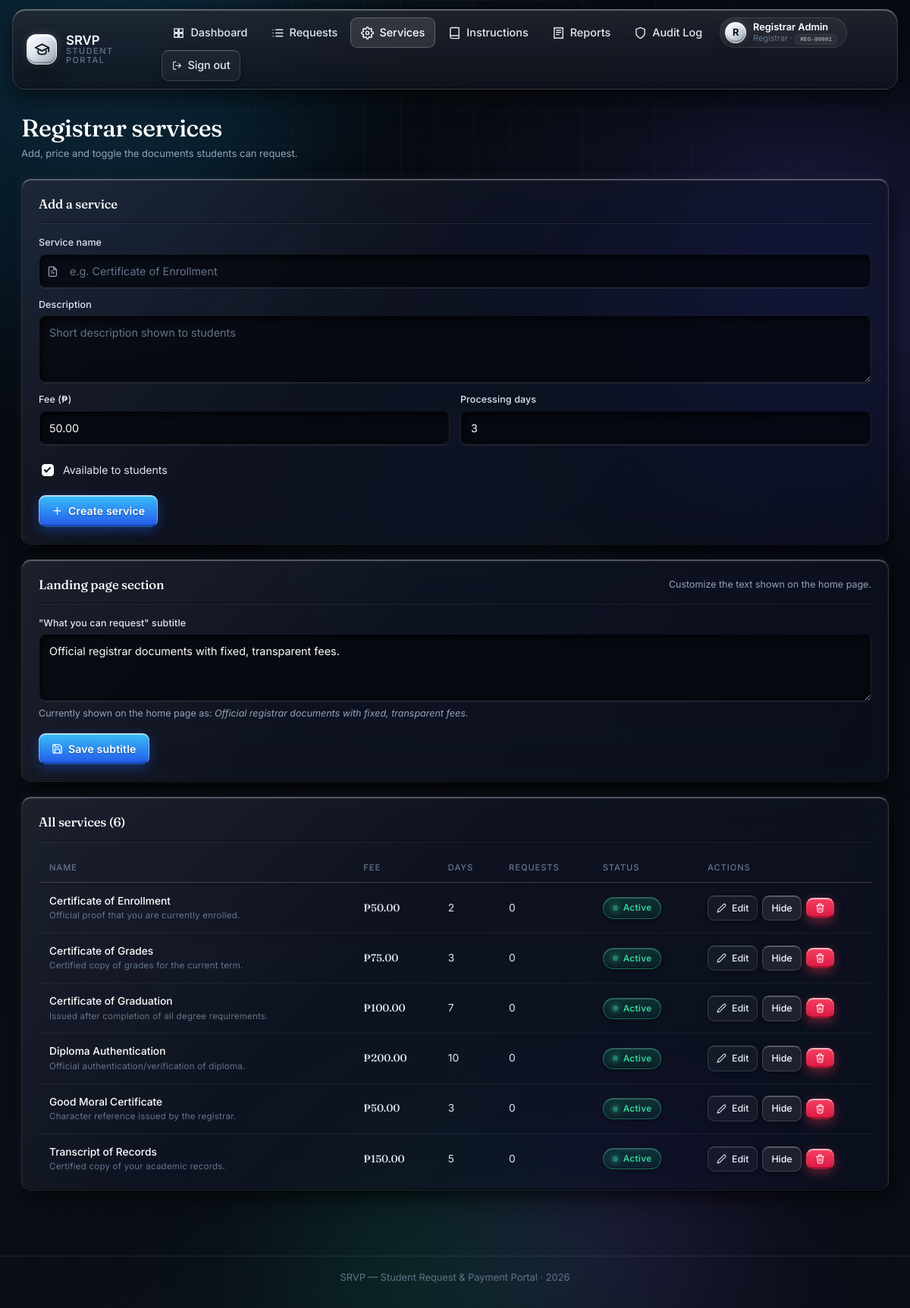
The page /admin/services.php (signed in) on the database its author committed.
### tables this page shows
CREATE TABLE IF NOT EXISTS registrars (
    id            INT UNSIGNED AUTO_INCREMENT PRIMARY KEY,
    employee_no   VARCHAR(20)  NOT NULL,
    full_name     VARCHAR(120) NOT NULL,
    email         VARCHAR(160) NOT NULL,
    password_hash VARCHAR(255) NOT NULL,
    clerk_user_id VARCHAR(64)  DEFAULT NULL COMMENT 'Clerk/Google OAuth user ID (set on first Google sign-in)',
    created_at    DATETIME NOT NULL DEFAULT CURRENT_TIMESTAMP,
    UNIQUE KEY uq_registrars_email       (email),
    UNIQUE KEY uq_registrars_employee_no (employee_no),
    UNIQUE KEY uq_registrars_clerk_id    (clerk_user_id),
    CONSTRAINT chk_registrars_email  CHECK (email LIKE '%@gmail.com'),
    CONSTRAINT chk_registrars_emp_no CHECK (employee_no LIKE 'REG-%')
);

CREATE TABLE IF NOT EXISTS services (
    id               INT UNSIGNED AUTO_INCREMENT PRIMARY KEY,
    name             VARCHAR(120) NOT NULL,
    description      VARCHAR(300) DEFAULT NULL,
    fee              DECIMAL(10,2) NOT NULL DEFAULT 0.00,
    processing_days  TINYINT UNSIGNED NOT NULL DEFAULT 3,
    is_active        TINYINT(1) NOT NULL DEFAULT 1,
    created_at       DATETIME NOT NULL DEFAULT CURRENT_TIMESTAMP,
    UNIQUE KEY uq_services_name  (name),
    KEY idx_services_active      (is_active),
    CONSTRAINT chk_services_fee  CHECK (fee >= 0),
    CONSTRAINT chk_services_days CHECK (processing_days BETWEEN 1 AND 60)
);

### admin/services.php (the view, shortened to what the rows shown need)
<?php
require_once __DIR__ . '/../includes/auth.php';
$admin = require_registrar();
$services_subtitle = get_setting('services_subtitle', 'Official registrar documents with fixed, transparent fees.');
$services = db()->query('SELECT s.*, (SELECT COUNT(*) FROM requests r WHERE r.service_id = s.id) AS request_count FROM services s ORDER BY s.is_active DESC, s.name')->fetchAll();
$edit     = null;
require __DIR__ . '/../includes/header.php';
?>
<div class="page">
    <div class="page-head">
        <h1>Registrar services</h1>
    </div>
    <div class="panel glass">
        <div class="panel-head">
            <h2><?= $edit ? 'Edit service' : 'Add a service' ?></h2>
        </div>
    </div>
    <div class="panel glass">
        <div class="panel-head">
            <h2>Landing page section</h2>
        </div>
    </div>
    <div class="panel glass">
        <div class="panel-head"><h2>All services (<?= count($services) ?>)</h2></div>
        <?php if ($services): ?>
            <div class="table-wrap">
                <table class="data">
                    <thead>
                        <tr><th>Name</th><th>Fee</th><th>Days</th><th>Requests</th><th>Status</th><th style="width:230px">Actions</th></tr>
                    </thead>
                    <tbody>
                        <?php foreach ($services as $s): ?>
                            <tr>
                                <td>
                                    <strong><?= e($s['name']) ?></strong>
                                    <?php if ($s['description']): ?><span class="small dim"><?= e(mb_strimwidth($s['description'], 0, 60, '…')) ?></span><?php endif; ?>
                                </td>
                                <td class="money"><?= peso($s['fee']) ?></td>
                                <td><?= (int) $s['processing_days'] ?></td>
                                <td><?= (int) $s['request_count'] ?></td>
                                <td><?= $s['is_active']
                                    ? '<span class="pill pill-ok">Active</span>'
                                    : '<span class="pill pill-bad">Hidden</span>' ?></td>
                                <td>
                                    <div class="row-actions">
                                        <a class="btn btn-ghost btn-sm" href="<?= url('admin/services.php?edit=' . (int) $s['id']) ?>"><?= icon('edit') ?> Edit</a>
                                        <form method="post" action="<?= url('admin/services.php') ?>">
                                            <button class="btn btn-soft btn-sm" type="submit"><?= $s['is_active'] ? 'Hide' : 'Show' ?></button>
                                        </form>
                                        <form method="post" action="<?= url('admin/services.php') ?>">
                                            <button class="btn btn-danger btn-sm" type="submit" data-confirm="Delete '<?= htmlspecialchars($s['name'], ENT_QUOTES) ?>'? This cannot be undone if it has no requests."><?= icon('trash') ?></button>
                                        </form>
                                    </div>
                                </td>
                            </tr>
                        <?php endforeach; ?>
                    </tbody>
                </table>
            </div>
        <?php else: ?>
            <div class="empty-note">No services yet — create your first one above.</div>
        <?php endif; ?>
    </div>
</div>
<?php require __DIR__ . '/../includes/footer.php'; ?>

### includes/header.php (shortened to what the rows shown need)
<?php
if (!isset($mode)) {
    $self = str_replace('\\', '/', $_SERVER['SCRIPT_NAME'] ?? '');
    $mode = (str_contains($self, '/student/') || str_contains($self, '/admin/')) ? 'app' : 'public';
}
require_once __DIR__ . '/auth.php';
$user       = ($mode === 'app') ? require_login() : current_user();
$isStudent  = $user && $user['role'] === 'student';
$isRegistrar= $user && $user['role'] === 'registrar';
$scriptBase = basename($_SERVER['SCRIPT_NAME'] ?? '');
$phpSelf    = $_SERVER['PHP_SELF'] ?? '';
?>
<!DOCTYPE html>
<html lang="en">
<head>
<link rel="stylesheet" href="<?= url('assets/style.css') ?>">
<link rel="stylesheet" href="<?= url('assets/glass.css') ?>">
</head>
<body class="mode-<?= e($mode) ?>">
<header class="topbar glass">
    <div class="topbar-inner">
            <span class="brand-mark"><?= icon('graduation', 'ic ic-lg') ?></span>
        <nav class="topnav">
            <?php if ($mode === 'public' || $mode === 'auth'): ?>
                <a href="<?= url('index.php') ?>" class="<?= $scriptBase === 'index.php' ? 'active' : '' ?>"><?= icon('home') ?> Home</a>
                <a href="<?= url('index.php') ?>#services"><?= icon('grid') ?> Services</a>
                <?php if ($user): ?>
                    <a class="btn btn-primary btn-sm" href="<?= $isStudent ? url('student/dashboard.php') : url('admin/dashboard.php') ?>"><?= icon('grid') ?> Dashboard</a>
                    <a class="btn btn-ghost btn-sm" href="<?= url('logout.php') ?>"
                       data-confirm-title="Sign out?" data-confirm="Are you sure you want to sign out?"
                       data-confirm-yes="Yes, sign out" data-confirm-no="No, stay"><?= icon('logout') ?> Sign out</a>
                <?php else: ?>
                    <a href="<?= url('login.php') ?>"><?= icon('login') ?> Sign in</a>
                    <a class="btn btn-primary btn-sm" href="<?= url('register.php') ?>"><?= icon('user') ?> Create account</a>
                <?php endif; ?>
            <?php else: ?>
                <?php if ($isStudent): ?>
                    <a href="<?= url('student/dashboard.php') ?>" class="<?= str_contains($phpSelf, 'student/dashboard') ? 'active' : '' ?>"><?= icon('grid') ?> Dashboard</a>
                    <a href="<?= url('student/services.php') ?>" class="<?= str_contains($phpSelf, 'student/services') ? 'active' : '' ?>"><?= icon('doc') ?> Services</a>
                    <a href="<?= url('student/requests.php') ?>" class="<?= str_contains($phpSelf, 'student/requests') ? 'active' : '' ?>"><?= icon('list') ?> My Requests</a>
                    <a href="<?= url('student/payment.php') ?>"  class="<?= str_contains($phpSelf, 'student/payment') ? 'active' : '' ?>"><?= icon('wallet') ?> Payments</a>
                    <a href="<?= url('student/instructions.php') ?>" class="<?= str_contains($phpSelf, 'student/instructions') ? 'active' : '' ?>"><?= icon('book') ?> Instructions</a>
                    <?php $unreadNotifs = unread_notification_count((int) $user['id']); ?>
                    <a href="<?= url('student/notifications.php') ?>" class="<?= str_contains($phpSelf, 'student/notifications') ? 'active' : '' ?>"><?= icon('bell') ?> Notifications<?= $unreadNotifs > 0 ? ' <span class="ftab-count">' . $unreadNotifs . '</span>' : '' ?></a>
                    <a href="<?= url('student/profile.php') ?>"  class="<?= str_contains($phpSelf, 'student/profile') ? 'active' : '' ?>"><?= icon('user') ?> Profile</a>
                <?php elseif ($isRegistrar): ?>
                    <a href="<?= url('admin/dashboard.php') ?>" class="<?= str_contains($phpSelf, 'admin/dashboard') ? 'active' : '' ?>"><?= icon('grid') ?> Dashboard</a>
                    <a href="<?= url('admin/requests.php') ?>"  class="<?= str_contains($phpSelf, 'admin/requests') || str_contains($phpSelf, 'admin/process') ? 'active' : '' ?>"><?= icon('list') ?> Requests</a>
                    <a href="<?= url('admin/services.php') ?>"  class="<?= str_contains($phpSelf, 'admin/services') ? 'active' : '' ?>"><?= icon('settings') ?> Services</a>
                    <a href="<?= url('admin/instructions.php') ?>" class="<?= str_contains($phpSelf, 'admin/instructions') ? 'active' : '' ?>"><?= icon('book') ?> Instructions</a>
                    <a href="<?= url('admin/reports.php') ?>"   class="<?= str_contains($phpSelf, 'admin/reports') ? 'active' : '' ?>"><?= icon('receipt') ?> Reports</a>
                    <a href="<?= url('admin/audit.php') ?>"     class="<?= str_contains($phpSelf, 'admin/audit') ? 'active' : '' ?>"><?= icon('shield') ?> Audit Log</a>
                <?php endif; ?>
                <span class="user-chip" title="Logged in as: <?= e($user['full_name'] ?? 'User') ?> (<?= e($user['student_no'] ?? '') ?>) · <?= e($user['email'] ?? '') ?>">
                    <span class="avatar"><?= e(strtoupper(mb_substr($user['full_name'] ?? 'U', 0, 1))) ?></span>
                    <span class="user-chip-text">
                        <strong><?= e($user['full_name'] ?? 'User') ?></strong>
                        <small><?= e(ucfirst($user['role'] ?? '')) ?> · <code style="font-size:.7em;opacity:.8"><?= e($user['student_no'] ?? '') ?></code></small>
                    </span>
                </span>
                <a class="btn btn-ghost btn-sm" href="<?= url('logout.php') ?>" title="Sign out"
                   data-confirm-title="Sign out?" data-confirm="Are you sure you want to sign out?"
                   data-confirm-yes="Yes, sign out" data-confirm-no="No, stay"><?= icon('logout') ?><span class="hide-sm">Sign out</span></a>
            <?php endif; ?>
        </nav>
    </div>
</header>
<main class="main">

### includes/functions.php (shortened to what the rows shown need)
<?php
require_once __DIR__ . '/../config/database.php';
function base_url(): string
{
    static $base = null;
    if ($base === null) {
        $override = (string) (defined('APP_URL') ? APP_URL : '');
        $scheme =
            ((!empty($_SERVER['HTTPS']) && $_SERVER['HTTPS'] !== 'off')
                || (isset($_SERVER['HTTP_X_FORWARDED_PROTO']) && $_SERVER['HTTP_X_FORWARDED_PROTO'] === 'https')
                || (isset($_SERVER['SERVER_PORT']) && $_SERVER['SERVER_PORT'] == 443))
            ? 'https' : 'http';
        $host = $_SERVER['HTTP_X_FORWARDED_HOST'] ?? $_SERVER['HTTP_HOST'] ?? '';
        if ($host !== '') {
            $script = str_replace('\\', '/', $_SERVER['SCRIPT_NAME'] ?? '/');
            $dir = rtrim(str_replace('\\', '/', dirname($script)), '/');
            foreach (['/student', '/admin'] as $sub) {
                if (str_ends_with($dir, $sub)) {
                    $dir = substr($dir, 0, -strlen($sub));
                    break;
                }
            }
            $path = ($dir === '' || $dir === '.') ? '/' : $dir . '/';
            $base = $scheme . '://' . $host . $path;
            return $base;
        }
        $script = str_replace('\\', '/', $_SERVER['SCRIPT_NAME'] ?? '/');
        $dir = rtrim(str_replace('\\', '/', dirname($script)), '/');
        $base = ($dir === '' || $dir === '.') ? '/' : $dir . '/';
    }
    return $base;
}
function url(string $path = ''): string
{
    return base_url() . ltrim($path, '/');
}
function e(mixed $value): string
{
    return htmlspecialchars((string) $value, ENT_QUOTES | ENT_SUBSTITUTE, 'UTF-8');
}
function peso(float|int|string|null $amount): string
{
    return '₱' . number_format((float) $amount, 2);
}
function icon(string $name, string $class = 'ic'): string
{
    $d = $paths[$name] ?? $paths['info'];
    return '<svg class="' . e($class) . '" viewBox="0 0 24 24" fill="none" stroke="currentColor" stroke-width="2" stroke-linecap="round" stroke-linejoin="round" aria-hidden="true"><path d="' . $d . '"/></svg>';
}
function get_setting(string $key, string $default = ''): string
{
    static $cache = null;
    if ($cache === null) {
        try {
            $rows = db()->query('SELECT setting_key, setting_value FROM site_settings')->fetchAll(PDO::FETCH_KEY_PAIR);
            $cache = is_array($rows) ? $rows : [];
        } catch (Throwable) {
            $cache = [];
        }
    }
    return $cache[$key] ?? $default;
}

### rows shown on the page
registrars: full_name "R", full_name "Registrar Admin", employee_no "REG-00001"
services: name "Certificate of Enrollment", description "Official proof that you are currently enrolled.", fee "₱50.00", processing_days "2", request_count "0", is_active "Active"
services: name "Certificate of Grades", description "Certified copy of grades for the current term.", fee "₱75.00", processing_days "3", request_count "0", is_active "Active"
services: name "Certificate of Graduation", description "Issued after completion of all degree requirements.", fee "₱100.00", processing_days "7", request_count "0", is_active "Active"
services: name "Diploma Authentication", description "Official authentication/verification of diploma.", fee "₱200.00", processing_days "10", request_count "0", is_active "Active"
services: name "Good Moral Certificate", description "Character reference issued by the registrar.", fee "₱50.00", processing_days "3", request_count "0", is_active "Active"
services: name "Transcript of Records", description "Certified copy of your academic records.", fee "₱150.00", processing_days "5", request_count "0", is_active "Active"

### other values the page prints
$user['role'] "Registrar"
$services_subtitle "Official registrar documents with fixed, transparent fees."
count($services) "6"
APP_NAME "SRVP — Student Request & Payment Portal"
